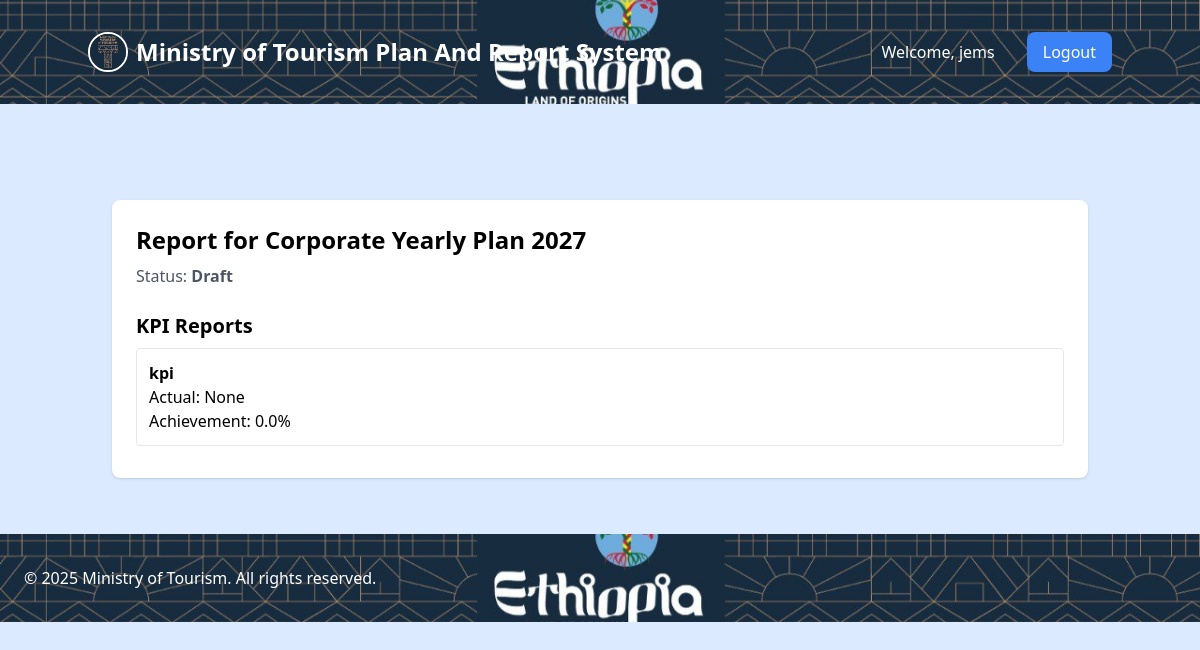
Page /reports/view/5/ (signed in) on the committed database.
### accounts/models.py (models this page shows, shortened)
class User(AbstractUser):
    ROLE_CHOICES = [
        ("individual", "Individual"),
        ("desk", "Desk"),
        ("department", "Department"),
        ("corporate", "Corporate"),
        ("state-minister-destination", "State Minister - Destination"),
        ("state-minister-promotion", "State Minister - Promotion"),
        ("strategic-team", "Strategic Team"),
        ("minister", "Minister"),
    ]
    role = models.CharField(max_length=40, choices=ROLE_CHOICES, default="individual")
    department = models.ForeignKey(
        "plans.Department",
        on_delete=models.SET_NULL,
        max_length=100,
        null=True,
        blank=True,
        related_name="users"
    )
    desk = models.ForeignKey(   # OPTIONAL but recommended
        "self",
        on_delete=models.SET_NULL,
        null=True,
        blank=True,
        related_name="desk_members"
    )

### reports/models.py (models this page shows, shortened)
class Report(models.Model):
    STATUS_CHOICES = [
        ("DRAFT", "Draft"),
        ("SUBMITTED", "Submitted"),
        ("IN_REVIEW", "In Review"),
        ("RESUBMITTED", "Resubmitted"),
        ("APPROVED", "Approved"),
        ("REJECTED", "Rejected"),
    ]
    plan = models.ForeignKey(
        Plan,
        on_delete=models.CASCADE,
        related_name="reports"
    )
    user = models.ForeignKey(
        settings.AUTH_USER_MODEL,
        on_delete=models.CASCADE
    )
    reporting_period = models.CharField(
        max_length=20,
        choices=Plan.PLAN_TYPE_CHOICES
    )
    submission_date = models.DateField(auto_now_add=True)
    overall_comment = models.TextField(blank=True, null=True)
    status = models.CharField(
        max_length=20,
        choices=STATUS_CHOICES,
        default="DRAFT"
    )
    reviewer_comment = models.TextField(blank=True, null=True)
    def can_user_approve(self, user):
        return self.status in ["SUBMITTED", "RESUBMITTED", "IN_REVIEW"] and user.role == self.plan.current_reviewer_role

class KPIReport(models.Model):
    report = models.ForeignKey(
        Report,
        on_delete=models.CASCADE,
        related_name="kpi_reports"
    )
    kpi = models.ForeignKey(
        KPI,
        on_delete=models.CASCADE
    )
    actual_value = models.FloatField(null=True, blank=True)
    achievement_percent = models.FloatField(help_text="Calculated %", default=0)
    remark = models.TextField(blank=True, null=True)

### plans/models.py (models this page shows, shortened)
class Plan(models.Model):
    LEVEL_CHOICES = [
        ("individual", "Individual"),
        ("desk", "Desk"),
        ("department", "Department"),
        ("corporate", "Corporate"),
        ("state-minister-destination", "State Minister - Destination"),
        ("state-minister-promotion", "State Minister - Promotion"),
        ("strategic-team", "Strategic Team"),
        ("minister", "Minister"),
    ]
    PLAN_TYPE_CHOICES = [
        ("weekly", "Weekly"),
        ("monthly", "Monthly"),
        ("quarterly", "Quarterly"),
        ("yearly", "Yearly"),
    ]
    WORKFLOW_STATUS = [
        ("DRAFT", "Draft"),
        ("SUBMITTED", "Submitted"),
        ("RESUBMITTED", "Resubmitted"),#for rejected plans
        ("IN_REVIEW", "In Review"),
        ("APPROVED", "Approved"),
        ("REJECTED", "Rejected"),
    ]
    user = models.ForeignKey(settings.AUTH_USER_MODEL, on_delete=models.CASCADE)
    level = models.CharField(max_length=40, choices=LEVEL_CHOICES)
    plan_type = models.CharField(max_length=20, choices=PLAN_TYPE_CHOICES)
    year = models.PositiveIntegerField()
    week_number = models.PositiveSmallIntegerField(
        choices=[(i, f"Week {i}") for i in range(1, 53)],
        null=True, blank=True
    )
    MONTH_CHOICES = [
        (1, "July"), (2, "August"), (3, "September"), (4, "October"),
        (5, "November"), (6, "December"), (7, "January"), (8, "February"),
        (9, "March"), (10, "April"), (11, "May"), (12, "June")
    ]
    month = models.PositiveSmallIntegerField(choices=MONTH_CHOICES, null=True, blank=True)
    quarter_number = models.PositiveSmallIntegerField(
        choices=[(i, f"Quarter {i}") for i in range(1, 5)],
        null=True, blank=True
    )
    pillar = models.CharField(
        max_length=40,
        choices=[
            ("corporate", "Corporate"),
            ("state-minister-destination", "State Minister - Destination"),
            ("state-minister-promotion", "State Minister - Promotion"),
        ],
        null=True, blank=True
    )
    status = models.CharField(
    max_length=20,
    choices=WORKFLOW_STATUS,
    default="DRAFT"
)
    current_reviewer_role = models.CharField(
        max_length=40,
        blank=True,
        null=True
    )
    review_comments = models.TextField(blank=True, null=True)
    created_at = models.DateTimeField(auto_now_add=True)
    def __str__(self):
        extra = ""
        if self.plan_type == "weekly" and self.week_number:
            extra = f" - Week {self.week_number}"
        elif self.plan_type == "monthly" and self.month:
            extra = f" - Month {dict(self.MONTH_CHOICES).get(self.month)}"
        elif self.plan_type == "quarterly" and self.quarter_number:
            extra = f" - Quarter {self.quarter_number}"
        return f"{self.level.title()} {self.plan_type.title()} Plan {self.year}{extra}"

class KPI(models.Model):
    plan = models.ForeignKey(Plan, on_delete=models.CASCADE, related_name="kpis", null=True, blank=True)
    name = models.CharField(max_length=255)
    measurement = models.CharField(max_length=255, null=True, blank=True)
    baseline = models.FloatField()
    target = models.FloatField()
    target_q1 = models.FloatField(default=0.0)
    target_q2 = models.FloatField(default=0.0)
    target_q3 = models.FloatField(default=0.0)
    target_q4 = models.FloatField(default=0.0)

### reports/views.py (the view)
# urls.py: path("view/<int:report_id>/", views.view_report, name="view_report"),
@login_required
def view_report(request, report_id):
    report = get_object_or_404(Report, id=report_id)
    if report.user == request.user:
        pass
    elif not report.plan.can_user_view(request.user):
        raise PermissionDenied
    if report.status == "DRAFT" and report.user != request.user:
        raise PermissionDenied
    return render(
        request,
        "reports/view_report.html",
        {
            "report": report,
            "kpi_reports": report.kpi_reports.select_related("kpi"),
            "activity_reports": report.activity_reports.select_related("major_activity"),
            "can_approve": report.can_user_approve(request.user),
        }
    )

### reports/templates/reports/view_report.html (shortened to what this page needs)
{% extends "plans/base.html" %}
{% block content %}
<div class="max-w-6xl mx-auto mt-10 bg-white p-6 rounded-lg shadow">
    <h1 class="text-2xl font-bold mb-2">
        Report for {{ report.plan }}
    </h1>
    <p class="mb-4 text-gray-600">
        Status:
        <span class="font-semibold">{{ report.get_status_display }}</span>
    </p>
    <h2 class="text-xl font-semibold mt-6 mb-2">KPI Reports</h2>
    {% for kpi_report in kpi_reports %}
        <div class="border p-3 mb-2 rounded">
            <strong>{{ kpi_report.kpi.name }}</strong><br>
            Actual: {{ kpi_report.actual_value }}<br>
            Achievement: {{ kpi_report.achievement_percent }}%
        </div>
    {% empty %}
        <p>No KPI reports.</p>
    {% endfor %}
</div>
{% endblock %}

### plans/templates/plans/base.html (shortened to what this page needs)
{% load static %}
<!DOCTYPE html>
<html lang="en">
<head>
    <script src="https://cdn.tailwindcss.com"></script>
</head>
<body class="bg-blue-100 min-h-screen font-sans antialiased">
<header class="py-8 px-6 mb-6 bg-cover bg-center bg-[url('{% static "plans/images/ministryoftourism.jpg" %}')]">
    <div class="container mx-auto">
        <div class="flex justify-between items-center">
            <div class="flex items-center">
                <img src="{% static 'plans/images/tourism logo.jpg' %}"
                     class="h-10 w-10 mr-2 object-cover rounded-full shadow-sm border-2 border-white">
                <h1 class="hidden md:block text-2xl font-bold text-white">
                    Ministry of Tourism Plan And Report System
                </h1>
            </div>
            <div class="hidden md:flex items-center gap-4">
                {% if user.is_authenticated %}
                <span class="text-white mr-4">Welcome, {{ user.username }}</span>
                <form action="{% url 'logout' %}" method="post" class="inline">
                    <button type="submit" class="bg-blue-500 text-white px-4 py-2 rounded-lg hover:bg-red-600">
                        Logout
                    </button>
                </form>
                {% else %}
                <a href="{% url 'login' %}" class="bg-blue-500 text-white px-4 py-2 rounded-lg hover:bg-blue-600">
                    Login
                </a>
                {% endif %}
            </div>
        </div>
    </div>
</header>
<main class="container mx-auto px-6 py-8">
    <body class="bg-blue-100 min-h-screen font-sans antialiased">
    {% block content %}
    {% endblock %}
</main>
<footer class="mt-6 py-8 px-6 text-left text-white bg-cover bg-center bg-[url('{% static "plans/images/ministryoftourism.jpg" %}')]">
    &copy; 2025 Ministry of Tourism. All rights reserved.
</footer>
</body>
</html>

### rows in the picture
User: username "jems"
Report: plan "Corporate Yearly Plan 2027", status "Draft"
KPIReport: kpi.name "kpi", actual_value "None", achievement_percent "0.0"
